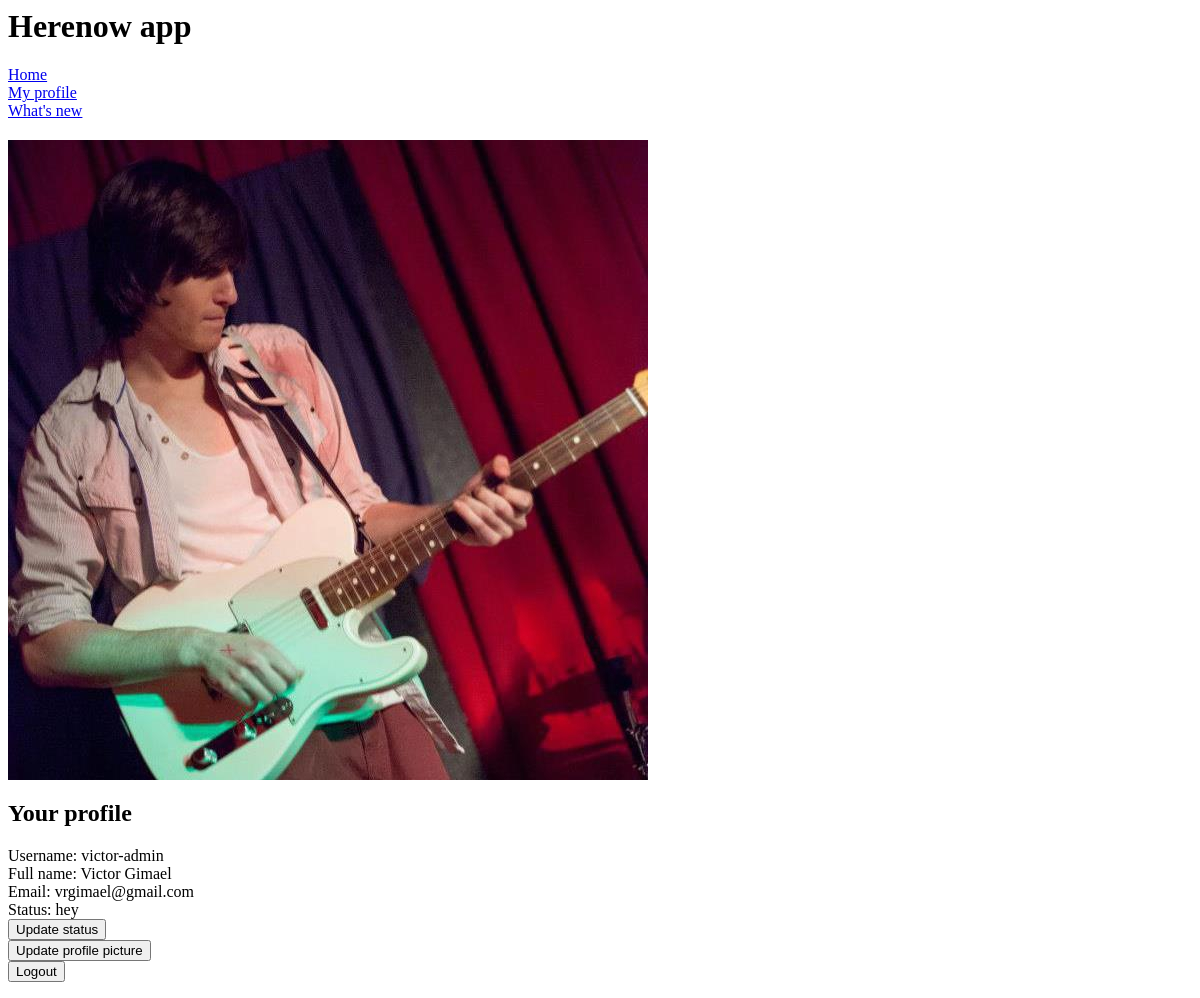
Before: /herenow/profile (signed in) with the older database file.
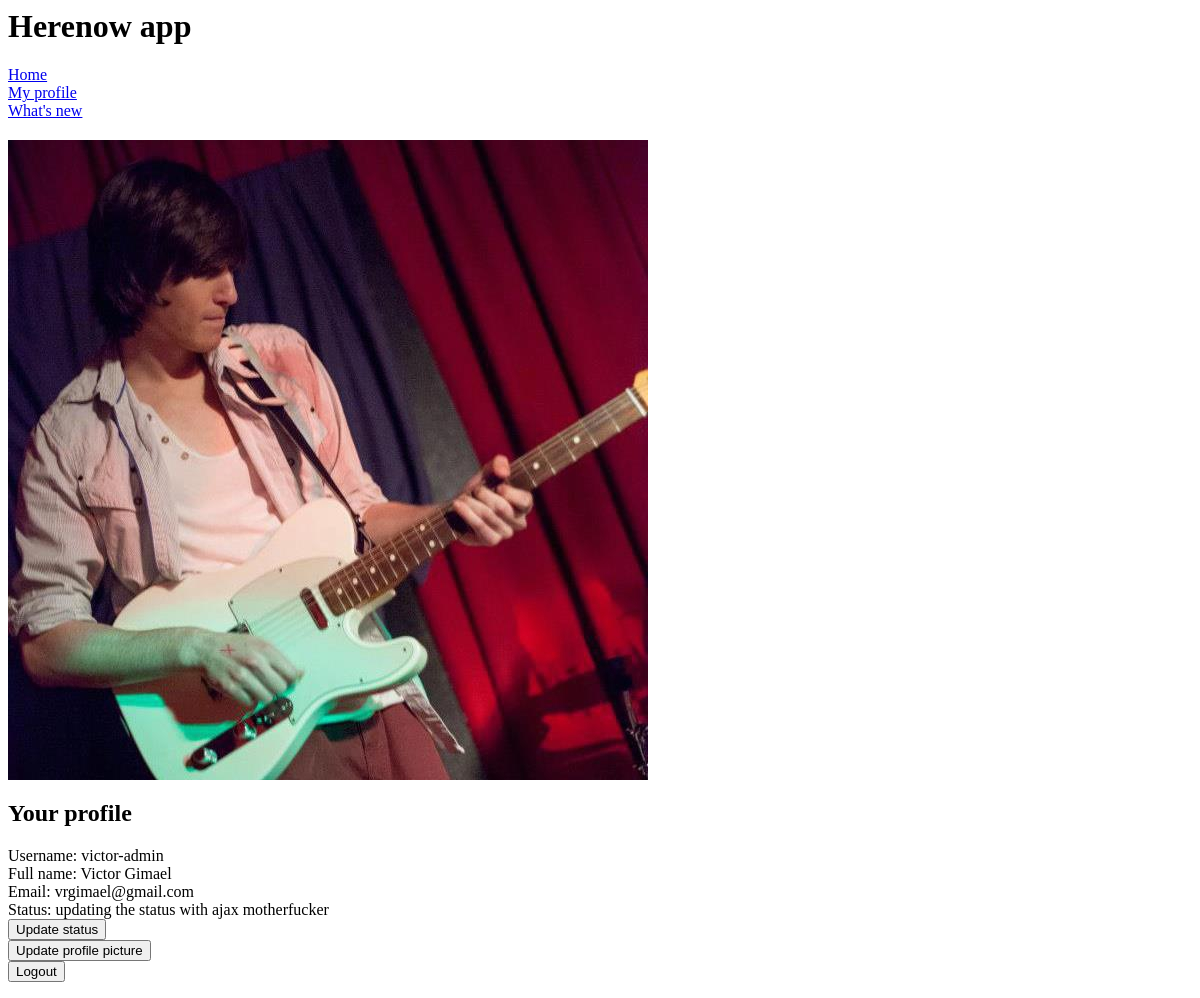
After: the same page with the newer database file.
### herenow/models.py (models this page shows)
class Profile(models.Model):
    created_datetime = models.DateTimeField('date published', default=timezone.now)
    user = models.ForeignKey(User, on_delete=models.CASCADE)
    status = models.CharField(max_length=100)
    image = models.ImageField(upload_to="profile", height_field=None, width_field=None)

### herenow/profile_view.py (the view)
def profile(request):
    current_user = request.user
    if current_user.is_authenticated:
        current_profile = Profile.objects.get(user=current_user)
        welcome = request.GET.get('welcome', '')
        if welcome == 'True':
            welcome = "Welcome!"
        return render_to_response('myprofile.html', {'profile': current_profile, 'welcome': welcome})
    else:
        return redirect('login_screen/')

### herenow/templates/myprofile.html (shortened to what this page needs)
{% extends "base_old.html" %}
{% load staticfiles %}
{% block content %}
{% if not profile.image %}
<p>Oops! You don't have a profile picture yet! Click the link below to add one.</p>
{% else %}
<img src='{{ profile.image.url }}'>
{% endif %}
<h2>Your profile</h2>
Username: {{ profile.user.username }}
<br>
Full name: {{ profile.user.first_name }} {{ profile.user.last_name }}
<br>
Email: {{ profile.user.email }}
<br>
Status: {{ profile.status }}
<div id="upd_status_button" style="display:block">
  <button onclick="upd_status()">Update status</button>
</div>
<div id="upd_image_button" style="display:block">
  <button onclick="upd_image()">Update profile picture</button>
</div>
<form action="logout" method="post">
  <input type="submit" value="Logout">
</form>
{% endblock content %}

### herenow/templates/base_old.html
{% load static %}
<link rel="stylesheet" type="text/css" href="{% static 'css/style.css' %}" />
<div class="background">
  <div class="container">
    <div class="header">
      <h1>Herenow app</h1>
      <a href="/herenow">Home</a>
      <br>
      <a href="/herenow/profile">My profile</a>
      <br>
      <a href="/herenow/feed">What's new</a>
    </div>
    <div class="body">
      {% block content %} {% endblock %}
    </div>
  </div>
</div>

Changed rows visible on the page:
changed Profile "victor-admin": status "hey" → "updating the status with ajax motherfucker"
